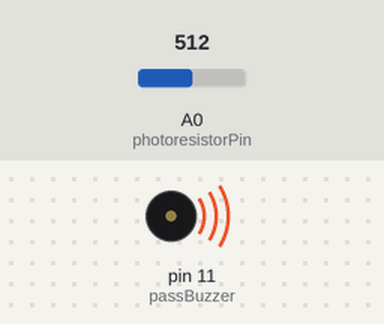
A sketch run on a simulated Arduino Uno, built with avr-gcc and run on an emulated ATmega328P. Parts: buzzer (waves = sounding). The inputs (shaded band) are chosen by the test bench; at power-on: A0 (photoresistorPin) = 512.

Above: at 0.1 s.
Timing chart, 0 to 1.6 s (numbered marks = the images above):
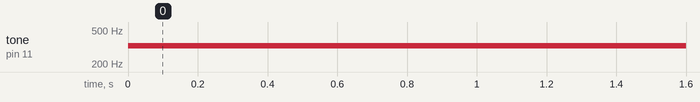

Measured:
- by itself, tone on pin 11 (passBuzzer): silent → 328 Hz at 0.00 s

The sketch:

Lesson11.ino
```cpp
int photoresistorPin = A0;
int passBuzzer = 11;
void setup(){
    pinMode(photoresistorPin, INPUT);
    pinMode(passBuzzer, OUTPUT);
}

void loop(){
    int in = analogRead(photoresistorPin);
    tone(passBuzzer, 200 + in / 4, 500);
}
```
